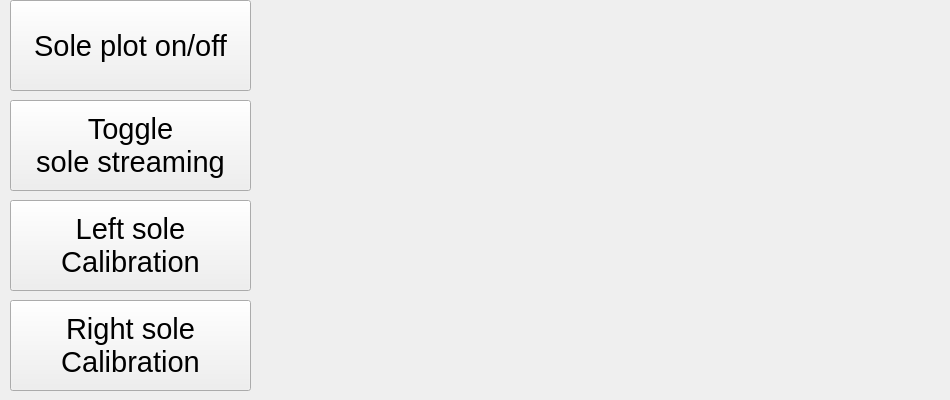
    <widget class="QWidget" name="Developer">
     <attribute name="title">
      <string>Sole</string>
     </attribute>
     <widget class="QCustomPlot" name="plot_sole_right_voltage" native="true">
      <property name="geometry">
       <rect>
        <x>610</x>
        <y>0</y>
        <width>331</width>
        <height>211</height>
       </rect>
      </property>
     </widget>
     <widget class="QCustomPlot" name="plot_sole_left_voltage" native="true">
      <property name="geometry">
       <rect>
        <x>260</x>
        <y>0</y>
        <width>331</width>
        <height>211</height>
       </rect>
      </property>
     </widget>
     <widget class="QPushButton" name="button_toggle_plot_sole">
      <property name="geometry">
       <rect>
        <x>10</x>
        <y>0</y>
        <width>241</width>
        <height>91</height>
       </rect>
      </property>
      <property name="font">
       <font>
        <pointsize>22</pointsize>
       </font>
      </property>
      <property name="text">
       <string>Sole plot on/off</string>
      </property>
     </widget>
     <widget class="QPushButton" name="button_toggle_streaming">
      <property name="geometry">
       <rect>
        <x>10</x>
        <y>100</y>
        <width>241</width>
        <height>91</height>
       </rect>
      </property>
      <property name="font">
       <font>
        <pointsize>22</pointsize>
       </font>
      </property>
      <property name="text">
       <string>Toggle 
sole streaming</string>
      </property>
     </widget>
     <widget class="QPushButton" name="button_sole_calibration_left">
      <property name="geometry">
       <rect>
        <x>10</x>
        <y>200</y>
        <width>241</width>
        <height>91</height>
       </rect>
      </property>
      <property name="font">
       <font>
        <pointsize>22</pointsize>
       </font>
      </property>
      <property name="text">
       <string>Left sole 
Calibration</string>
      </property>
     </widget>
     <widget class="QPushButton" name="button_sole_calibration_right">
      <property name="geometry">
       <rect>
        <x>10</x>
        <y>300</y>
        <width>241</width>
        <height>91</height>
       </rect>
      </property>
      <property name="font">
       <font>
        <pointsize>22</pointsize>
       </font>
      </property>
      <property name="text">
       <string>Right sole 
Calibration</string>
      </property>
     </widget>
     <widget class="QCustomPlot" name="plot_gaitPhase_2" native="true">
      <property name="geometry">
       <rect>
        <x>260</x>
        <y>210</y>
        <width>681</width>
        <height>181</height>
       </rect>
      </property>
     </widget>
    </widget>
